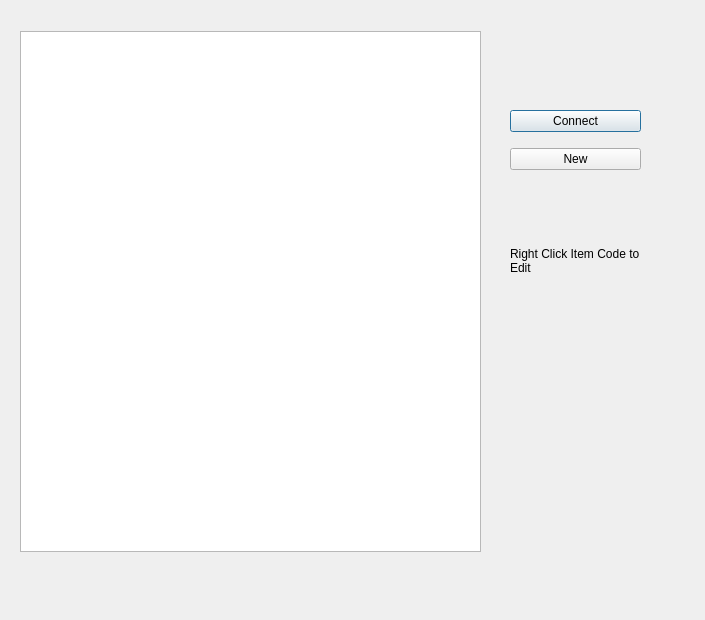
<?xml version="1.0" encoding="UTF-8"?>
<ui version="4.0">
 <class>DbView</class>
 <widget class="QDialog" name="DbView">
  <property name="geometry">
   <rect>
    <x>0</x>
    <y>0</y>
    <width>705</width>
    <height>620</height>
   </rect>
  </property>
  <property name="windowTitle">
   <string>Dialog</string>
  </property>
  <widget class="QTableView" name="dbView">
   <property name="geometry">
    <rect>
     <x>20</x>
     <y>31</y>
     <width>461</width>
     <height>521</height>
    </rect>
   </property>
  </widget>
  <widget class="QLabel" name="helper">
   <property name="geometry">
    <rect>
     <x>510</x>
     <y>220</y>
     <width>131</width>
     <height>81</height>
    </rect>
   </property>
   <property name="text">
    <string>Right Click Item Code to Edit</string>
   </property>
   <property name="wordWrap">
    <bool>true</bool>
   </property>
  </widget>
  <widget class="QWidget" name="verticalLayoutWidget">
   <property name="geometry">
    <rect>
     <x>510</x>
     <y>100</y>
     <width>131</width>
     <height>80</height>
    </rect>
   </property>
   <layout class="QVBoxLayout" name="verticalLayout">
    <item>
     <widget class="QPushButton" name="connectMongo">
      <property name="text">
       <string>Connect</string>
      </property>
     </widget>
    </item>
    <item>
     <widget class="QPushButton" name="CreateItem">
      <property name="text">
       <string>New</string>
      </property>
     </widget>
    </item>
   </layout>
  </widget>
  <widget class="QLabel" name="connectStatus">
   <property name="geometry">
    <rect>
     <x>511</x>
     <y>191</y>
     <width>131</width>
     <height>16</height>
    </rect>
   </property>
   <property name="text">
    <string/>
   </property>
  </widget>
 </widget>
 <resources/>
 <connections/>
</ui>
